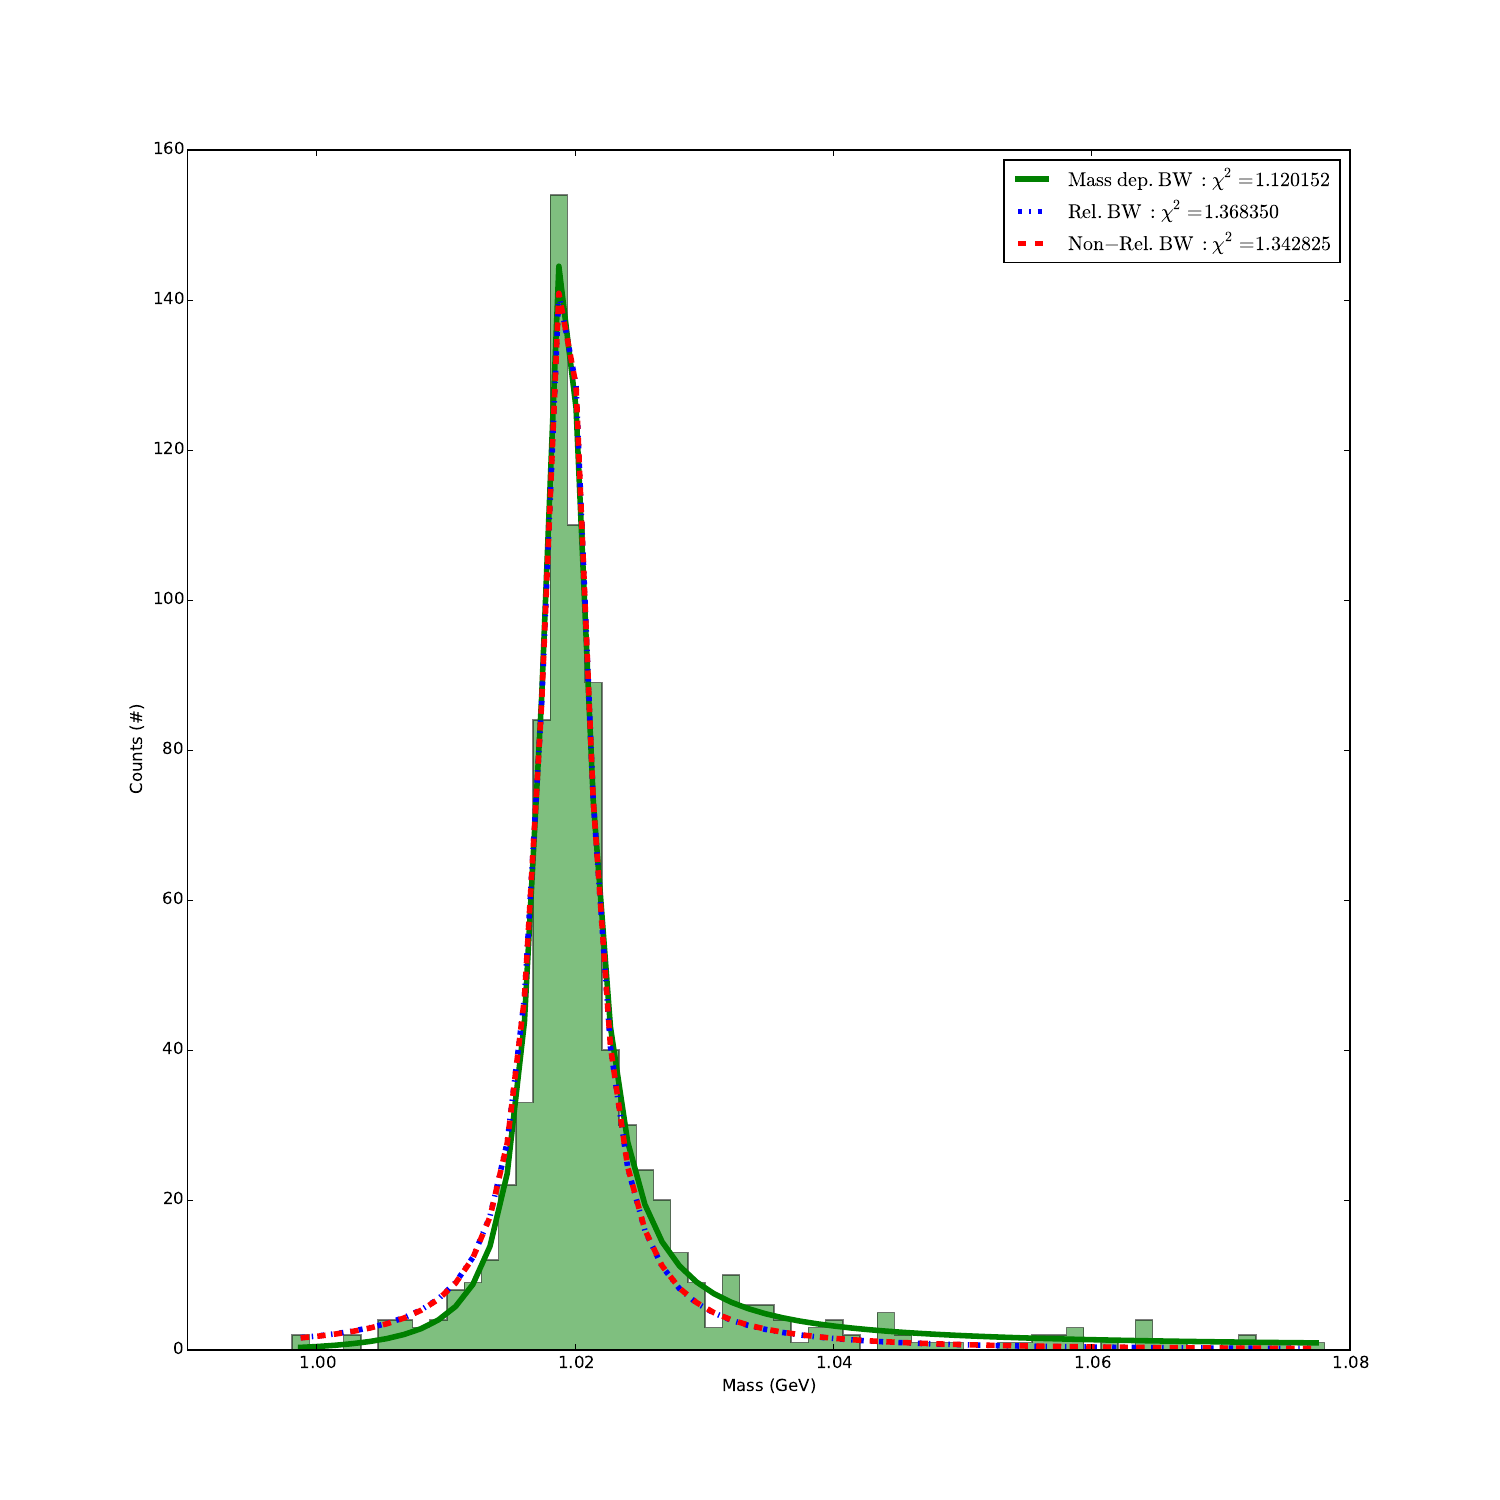

The script that saved this image:
#!/usr/bin/env python
import numpy 
import numpy as np
import matplotlib.pyplot as plt
from scipy.integrate import quad
from StringIO import StringIO
from ROOT import TLorentzVector
from scipy.optimize import curve_fit

fig = plt.figure(num=None, figsize=(15, 15), dpi=200, facecolor='w', edgecolor='k')
m_k = 0.493677
m_phi = 1.019461

mass_sum = []
vec1 = TLorentzVector()
vec2 = TLorentzVector()
num_bins = 60

def BW(Energy,Mass,Gamma):
    g = ((Mass**2.0 + Gamma**2.0)*Mass**2.0)**(1.0/2.0)
    k = (2.0 * 2.0**(1.0/2.0) * Mass * Gamma * g)/(np.pi * (Mass**(2.0)+g)**(1.0/2.0))
    return (k/((Energy**2.0-Mass**2.0)**2.0 + (Gamma*Mass)**2.0))

def BW_NonR(Energy,Mass,Gamma):
    return (((Gamma/(2.0*np.pi)))/((Energy-Mass)**2.0 + (Gamma/2.0)**2.0))

def BW_2(Energy,Mass,Gamma):
    g = ((Mass**2.0 + Gamma*P_fac(Energy)**2.0)*Mass**2.0)**(1.0/2.0)
    k = (2.0 * 2.0**(1.0/2.0) * Mass * Gamma*P_fac(Energy) * g)/(np.pi * (Mass**(2.0)+g)**(1.0/2.0))
    return (k/((Energy**2.0-Mass**2.0)**2.0 + (Gamma*P_fac(Energy)*Mass)**2.0))

def P_fac(Energy):
    p = ((Energy**2.0/4.0)-m_k**2.0)**(1.0/2.0)
    p0 = ((m_phi**2.0/4.0)-m_k**2.0)**(1.0/2.0)
    return (p/p0)**3.0

def chi_2(ys,yknown):
    total = 0
    for i in xrange(len(yknown)):
        temp = (ys[i]-yknown[i])**2.0
        if yknown[i] == 0:
            total += temp
        else :
            total += temp/yknown[i]
    return total/len(yknown)

lines = [line.rstrip('\n') for line in open('data1')]

for line in lines:
    a = np.array(np.loadtxt(StringIO(line)))
    vec1.SetPxPyPzE(a[1],a[2],a[3],a[0])
    vec2.SetPxPyPzE(a[5],a[6],a[7],a[4])
    mass_sum.append((vec1+vec2).M())

hist, bin_edges = numpy.histogram(mass_sum,bins=num_bins)
xdata = 0.5*(bin_edges[1:]+bin_edges[:-1])
ydata = hist

n, bins, patches = plt.hist(mass_sum, num_bins, histtype=u'stepfilled',facecolor='g' , alpha=0.5)

x0 = np.array([1.02,0.0043])

popt_3, pcov_3 = curve_fit(BW_2, xdata, ydata, p0=x0)
perr_3 = np.sqrt(np.diag(pcov_3))
plt.plot(xdata,BW_2(xdata,popt_3[0],popt_3[1]),'g-', lw=4,
    label=r'$\mathrm{Mass \ dep. \ BW \ : \ \chi^{2} = %.6f}$' %(chi_2(BW_2(xdata,popt_3[0],popt_3[1]),ydata)))

popt_1, pcov_1 = curve_fit(BW, xdata, ydata, p0=x0)
perr_1 = np.sqrt(np.diag(pcov_1))
plt.plot(xdata,BW(xdata,popt_1[0],popt_1[1]),'b-.', lw=4,
    label=r'$\mathrm{Rel. \ BW \ : \ \chi^{2} = %.6f}$' %(chi_2(BW(xdata,popt_1[0],popt_1[1]),ydata)))

popt_2, pcov_2 = curve_fit(BW_NonR, xdata, ydata, p0=x0)
perr_2 = np.sqrt(np.diag(pcov_2))
plt.plot(xdata,BW_NonR(xdata,popt_2[0],popt_2[1]),'r--', lw=4,
    label=r'$\mathrm{Non-Rel. \ BW  \ : \ \chi^{2} = %.6f}$' %(chi_2(BW_NonR(xdata,popt_2[0],popt_2[1]),ydata)))

plt.xlabel(r'Mass (GeV)')
plt.ylabel(r'Counts (#)')
plt.legend()

#plt.show()
fig.savefig('Problem_2.pdf')